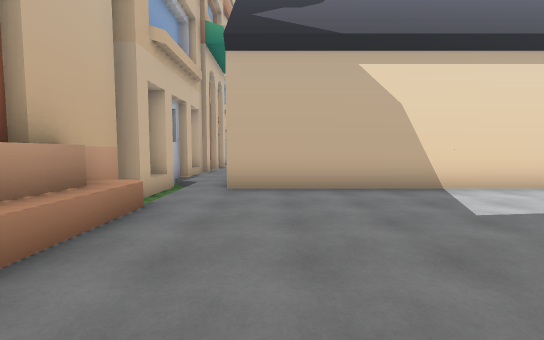
view 1 (above)

20 first-person views from a walk through a Unity game level. The camera is 1.5 m above the floor, tilts 4° down and sees 90° across. The floor is counted in squares, 1.8 m on a side. Each view is taken from the middle of a square. On the plan, view 1 faces up. The plan holds only what a view shows up to about 10 squares ahead; the rest is blank. The place goes on beyond the plan. The player character is not drawn. Some surface patterns are stand-ins.

view 2
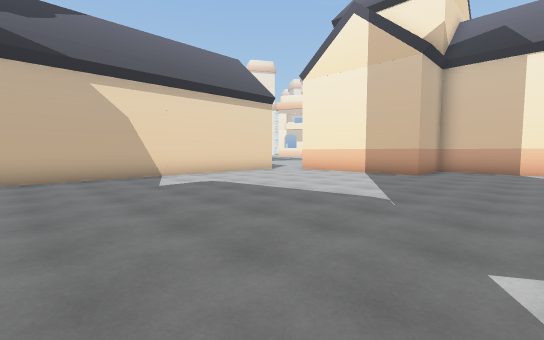

view 3
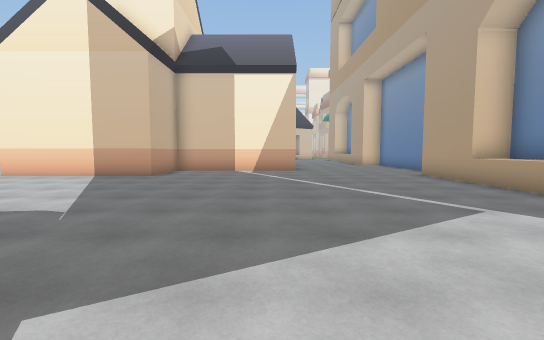

view 4
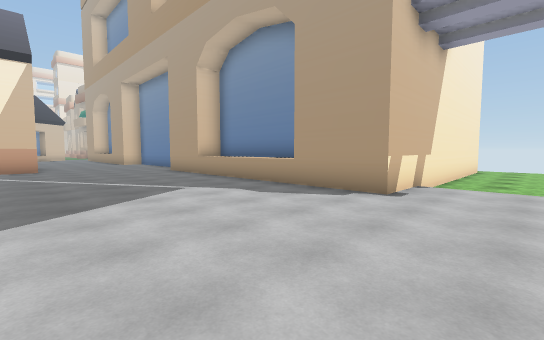

view 5
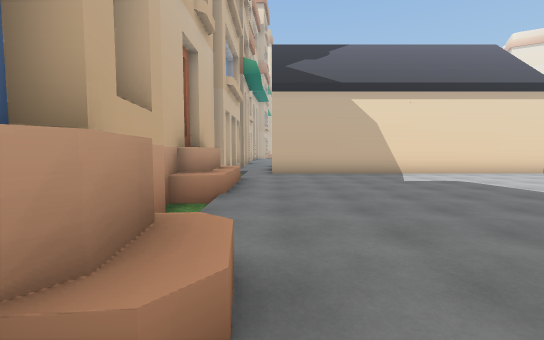

view 6
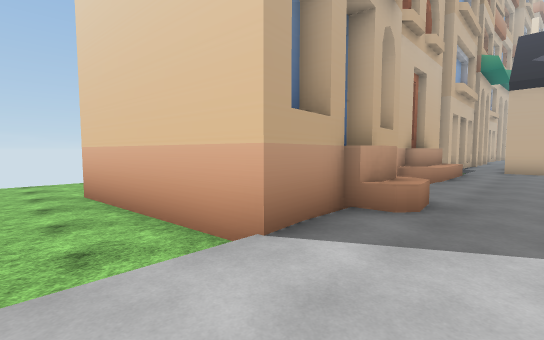

view 7
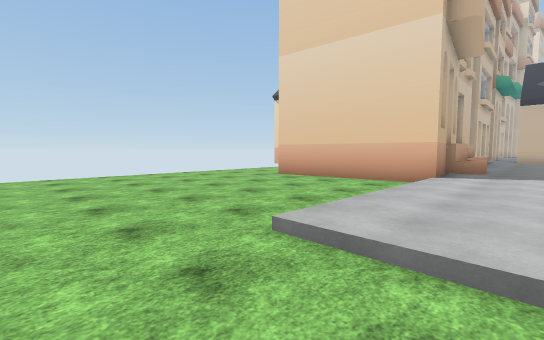

view 8
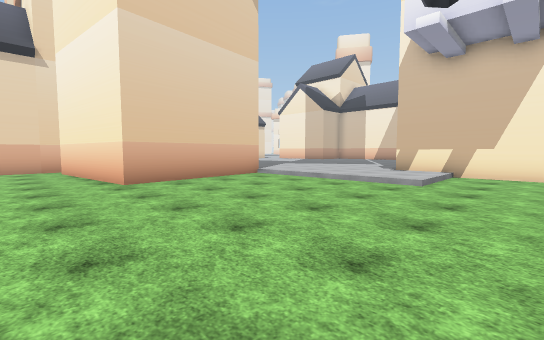

view 9
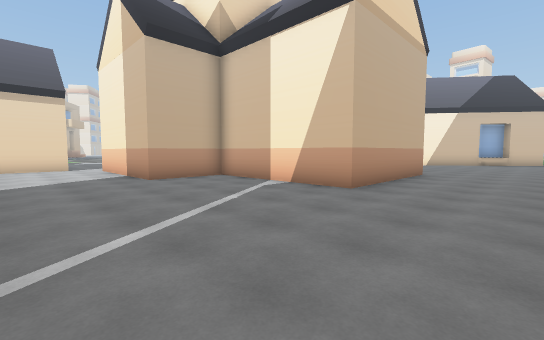

view 10
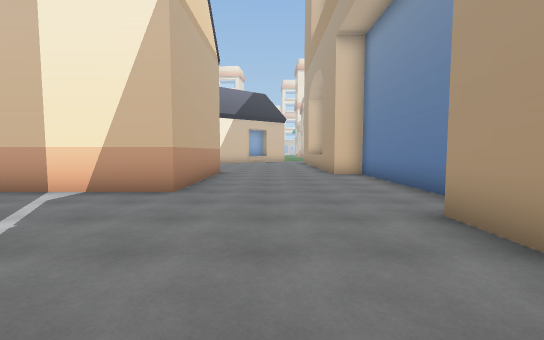

view 11
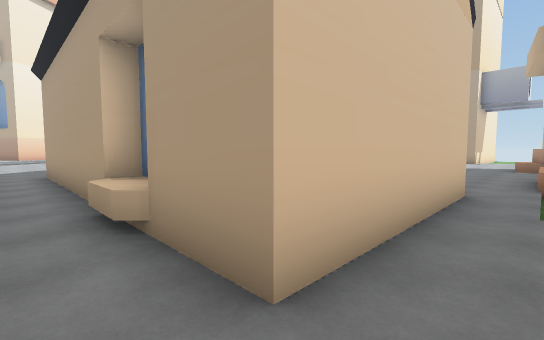

view 12
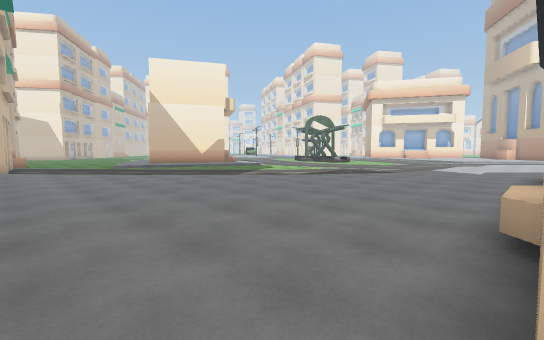

view 13
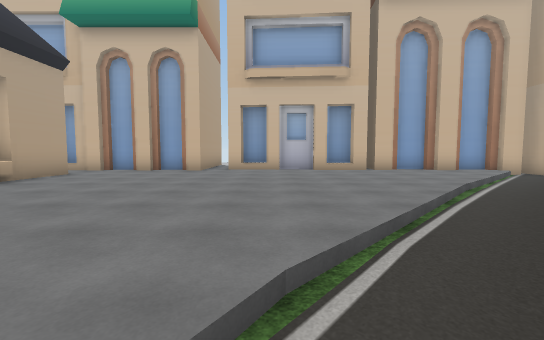

view 14
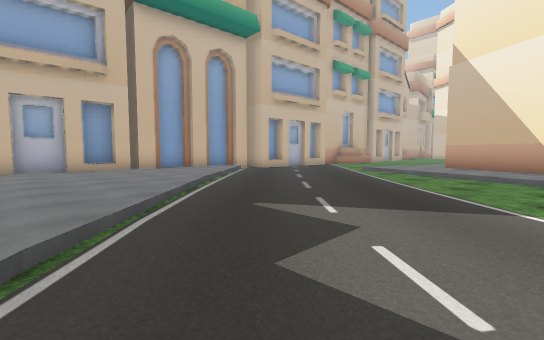

view 15
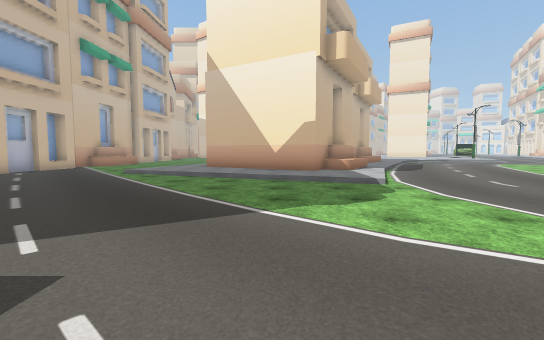

view 16
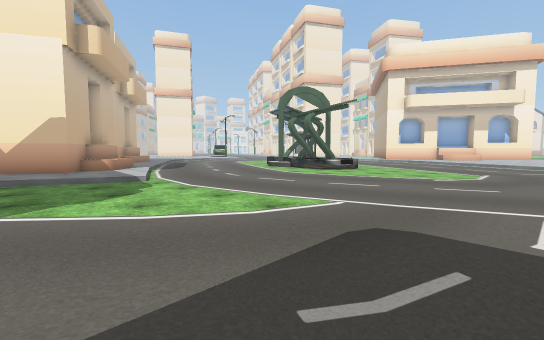

view 17
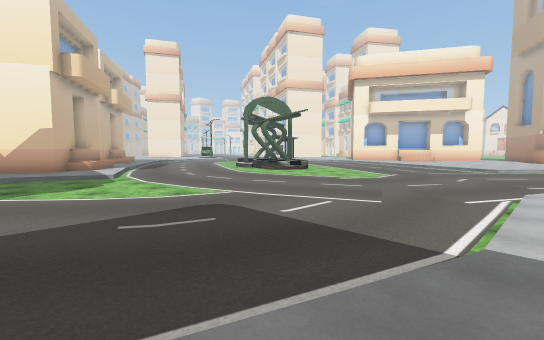

view 18
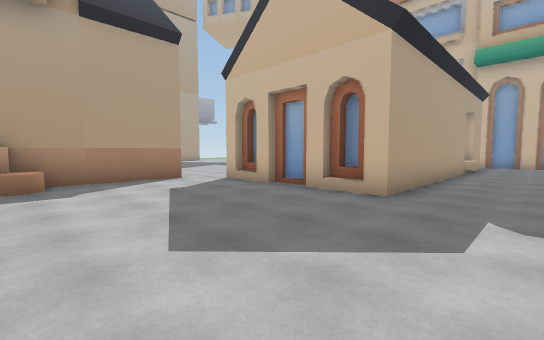

view 19
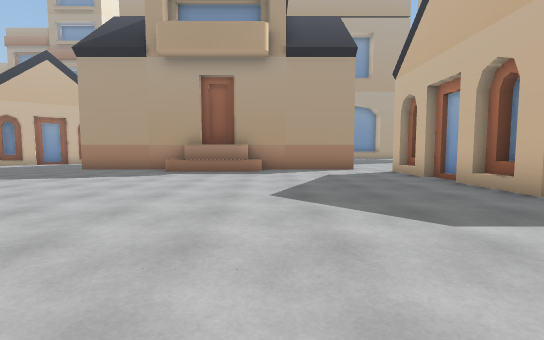

view 20
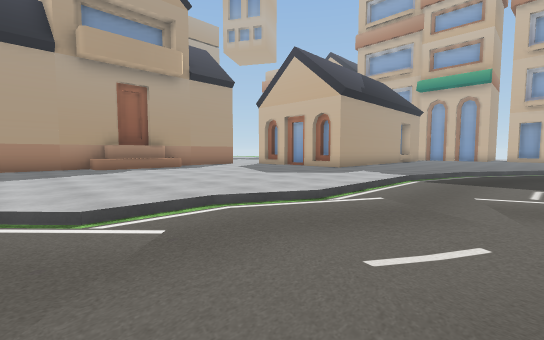

### Floor plan
Key: @ floor where view 1 was taken; # wall or solid block; x gap in a wall; . main floor; - floor 0.25 m lower than the main floor; / step, stairs or slope; ^ raised ledge; B building.
Columns run from 9 left of view 1 to 19 right of it. Each row starts with its distance up from view 1.
 28        #----/....BBBB/-----
 27        #------/....../-----
 26       ##--------//...-----
 25       #/-----------//----
 24       #./----------------
 23       #../----------------
 22       #...-----------------
 21       #.../-----------------
 20       #..../-----------------
 19       #......----------------
 18       #.......---------------
 17       #......../-------------
 16        ........./------------
 15       ............/----------
 14       #.................//---
 13       #...................../
 12       #......................
 11       #.##^^######...........
 10       #.#  #     #...........
  9       #.#        ##..........
  8       #.#        ##..........
  7       #.#        #...........
  6       #.##########.....^^^...
  5       x............##########
  4       #^...........#
  3       #^...........#
  2       #^...........#
  1       #^...........#
  0 ##    x..@.........####
 -1 --#   #...............#
 -2 --#    ^..............#
 -3 --#    #^.............#
 -4 --#    #..............#
 -5 --#^####..............#####.
 -6 -------/.....................
 -7 -------/.....................
 -8 -------/.....................
 -9 -------/...##^^^^###......#
-10 -------/..## ^^^^# ########
-11 -------///#
-12 ----------#
-13 ----------#

Where each view was taken, in squares from view 1:
view 1: 0 up, 0 right, facing up
view 2: 3 down, 0 right, facing up-right
view 3: 4 down, 1 right, facing right
view 4: 4 down, 1 left, facing down-right
view 5: 4 down, 1 left, facing up
view 6: 7 down, 0 right, facing up-left
view 7: 13 down, 0 right, facing up-left
view 8: 13 down, 9 left, facing up-right
view 9: 8 down, 7 right, facing up-right
view 10: 7 down, 7 right, facing right
view 11: 12 up, 2 left, facing down-right
view 12: 11 up, 2 left, facing up-right
view 13: 17 up, 7 right, facing left
view 14: 17 up, 8 right, facing up-left
view 15: 18 up, 8 right, facing up
view 16: 17 up, 8 right, facing up-right
view 17: 14 up, 8 right, facing up-right
view 18: 13 up, 14 right, facing down-left
view 19: 15 up, 13 right, facing down
view 20: 17 up, 19 right, facing down-left
